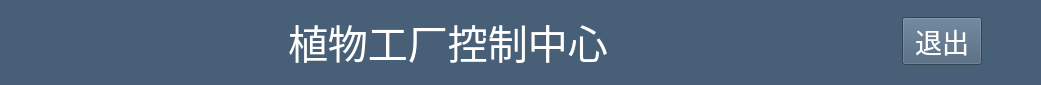
   <widget class="QWidget" name="widget_2" native="true">
    <property name="geometry">
     <rect>
      <x>0</x>
      <y>0</y>
      <width>1041</width>
      <height>85</height>
     </rect>
    </property>
    <property name="sizeIncrement">
     <size>
      <width>1024</width>
      <height>768</height>
     </size>
    </property>
    <property name="styleSheet">
     <string notr="true">background-color: #475F77;
color: rgb(255, 255, 255);</string>
    </property>
    <widget class="QWidget" name="layoutWidget">
     <property name="geometry">
      <rect>
       <x>1</x>
       <y>1</y>
       <width>981</width>
       <height>81</height>
      </rect>
     </property>
     <property name="sizeIncrement">
      <size>
       <width>1024</width>
       <height>768</height>
      </size>
     </property>
     <layout class="QHBoxLayout" name="horizontalLayout">
      <item>
       <spacer name="horizontalSpacer_2">
        <property name="sizeIncrement">
         <size>
          <width>1024</width>
          <height>768</height>
         </size>
        </property>
        <property name="orientation">
         <enum>Qt::Horizontal</enum>
        </property>
        <property name="sizeHint" stdset="0">
         <size>
          <width>400</width>
          <height>20</height>
         </size>
        </property>
       </spacer>
      </item>
      <item>
       <widget class="QLabel" name="label">
        <property name="sizeIncrement">
         <size>
          <width>1024</width>
          <height>768</height>
         </size>
        </property>
        <property name="font">
         <font>
          <pointsize>30</pointsize>
         </font>
        </property>
        <property name="text">
         <string>植物工厂控制中心</string>
        </property>
       </widget>
      </item>
      <item>
       <spacer name="horizontalSpacer_3">
        <property name="sizeIncrement">
         <size>
          <width>1024</width>
          <height>768</height>
         </size>
        </property>
        <property name="orientation">
         <enum>Qt::Horizontal</enum>
        </property>
        <property name="sizeHint" stdset="0">
         <size>
          <width>238</width>
          <height>20</height>
         </size>
        </property>
       </spacer>
      </item>
      <item>
       <widget class="QPushButton" name="pushButton_6">
        <property name="sizeIncrement">
         <size>
          <width>1024</width>
          <height>768</height>
         </size>
        </property>
        <property name="font">
         <font>
          <pointsize>20</pointsize>
         </font>
        </property>
        <property name="text">
         <string>退出</string>
        </property>
       </widget>
      </item>
     </layout>
    </widget>
   </widget>
